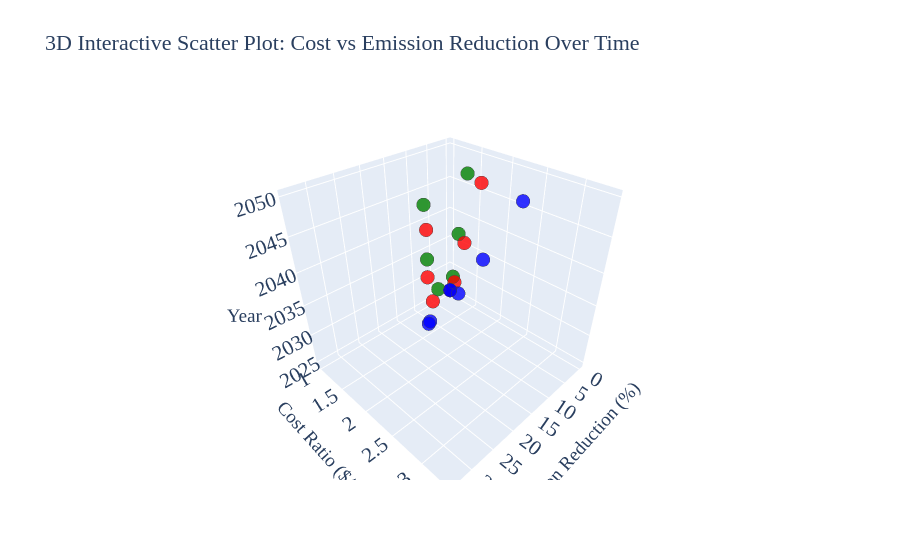

Here is the notebook cell this chart was saved with:
### Code cell
import plotly.graph_objects as go
import pandas as pd

# Manually construct a combined dataset with all relevant info
data = {
    "Scenario": ['Low (PV+WF)'] * 4 + ['Medium (PV+WF)'] * 4 + ['High (PV+WF)'] * 4 +
               ['Low (WF)'] * 4 + ['Medium (WF)'] * 4 + ['High (WF)'] * 4,
    "Year": [2025, 2030, 2040, 2050] * 6,
    "Emission_Reduction": [0, 2.74, 6.02, 8.09,
                           0, 4.01, 7.76, 9.46,
                           0, 6.35, 9.71, 10.36,
                           0, 8.18, 16.46, 21.35,
                           0, 11.87, 20.16, 26.21,
                           0, 17.19, 27.55, 33.54],
    "Cost_Ratio": [1, 1.25, 1.58, 1.85,
                   1, 1.37, 1.80, 2.15,
                   1, 1.61, 2.24, 2.77,
                   1, 1.33, 1.76, 2.12,
                   1, 1.49, 2.05, 2.53,
                   1, 1.81, 2.65, 3.35],
    "Color": ['green'] * 4 + ['red'] * 4 + ['blue'] * 4 +
             ['green'] * 4 + ['red'] * 4 + ['blue'] * 4
}

df = pd.DataFrame(data)

# Create 3D scatter plot
fig = go.Figure(data=[go.Scatter3d(
    x=df["Emission_Reduction"],  # X-axis: Emission Reduction
    y=df["Cost_Ratio"],          # Y-axis: Cost Ratio
    z=df["Year"],                # Z-axis: Year
    mode='markers',              # Use markers instead of bubbles
    marker=dict(
        color=df["Color"],       # Color based on the scenario
        opacity=0.8,
        size=8,                  # Standard marker size
        line=dict(width=0.5)     # Add a small border to the points
    ),
    text=df["Scenario"],  # Tooltip info
    hovertemplate=
    '<b>Scenario: %{text}</b><br>' +
    'Year: %{z}<br>' +
    'Emission Reduction: %{x} %<br>' +
    'Cost Ratio: %{y} $/car<br>' +
    '<extra></extra>'
)])

# Update layout for 3D view and aesthetics
fig.update_layout(
    scene=dict(
        xaxis_title="Emission Reduction (%)",
        yaxis_title="Cost Ratio ($/car)",
        zaxis_title="Year",
        aspectmode="cube"  # Optional, makes the axes equal in size
    ),
    title="3D Interactive Scatter Plot: Cost vs Emission Reduction Over Time",
    font=dict(family="Computer Modern", size=16),
    plot_bgcolor='rgba(0,0,0,0)',
    paper_bgcolor='rgba(0,0,0,0)',
)

# Show the plot
fig.show()

### Figure 1 — Plotly figure (JSON) as saved in the notebook; plotly's stock layout.template omitted (floating-point values rounded to 4 significant figures)
{"data": [{"hovertemplate": "<b>Scenario: %{text}</b><br>Year: %{z}<br>Emission Reduction: %{x} %<br>Cost Ratio: %{y} $/car<br><extra></extra>", "marker": {"color": ["green", "green", "green", "green", "red", "red", "red", "red", "blue", "blue", "blue", "blue", "green", "green", "green", "green", "red", "red", "red", "red", "blue", "blue", "blue", "blue"], "line": {"width": 0.5}, "opacity": 0.8, "size": 8}, "mode": "markers", "text": ["Low (PV+WF)", "Low (PV+WF)", "Low (PV+WF)", "Low (PV+WF)", "Medium (PV+WF)", "Medium (PV+WF)", "Medium (PV+WF)", "Medium (PV+WF)", "High (PV+WF)", "High (PV+WF)", "High (PV+WF)", "High (PV+WF)", "Low (WF)", "Low (WF)", "Low (WF)", "Low (WF)", "Medium (WF)", "Medium (WF)", "Medium (WF)", "Medium (WF)", "High (WF)", "High (WF)", "High (WF)", "High (WF)"], "type": "scatter3d", "x": [0, 2.74, 6.02, 8.09, 0, 4.01, 7.76, 9.46, 0, 6.35, 9.71, 10.36, 0, 8.18, 16.46, 21.35, 0, 11.87, 20.16, 26.21, 0, 17.19, 27.55, 33.54], "y": [1, 1.25, 1.58, 1.85, 1, 1.37, 1.8, 2.15, 1, 1.61, 2.24, 2.77, 1, 1.33, 1.76, 2.12, 1, 1.49, 2.05, 2.53, 1, 1.81, 2.65, 3.35], "z": [2025, 2030, 2040, 2050, 2025, 2030, 2040, 2050, 2025, 2030, 2040, 2050, 2025, 2030, 2040, 2050, 2025, 2030, 2040, 2050, 2025, 2030, 2040, 2050]}], "layout": {"font": {"family": "Computer Modern", "size": 16}, "paper_bgcolor": "rgba(0,0,0,0)", "plot_bgcolor": "rgba(0,0,0,0)", "scene": {"aspectmode": "cube", "xaxis": {"title": {"text": "Emission Reduction (%)"}}, "yaxis": {"title": {"text": "Cost Ratio ($/car)"}}, "zaxis": {"title": {"text": "Year"}}}, "title": {"text": "3D Interactive Scatter Plot: Cost vs Emission Reduction Over Time"}}}
